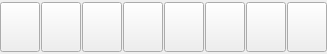
          <widget class="QWidget" name="wdepts" native="true">
           <property name="sizePolicy">
            <sizepolicy hsizetype="Preferred" vsizetype="Fixed">
             <horstretch>0</horstretch>
             <verstretch>0</verstretch>
            </sizepolicy>
           </property>
           <property name="minimumSize">
            <size>
             <width>0</width>
             <height>54</height>
            </size>
           </property>
           <property name="maximumSize">
            <size>
             <width>16777215</width>
             <height>54</height>
            </size>
           </property>
           <property name="focusPolicy">
            <enum>Qt::FocusPolicy::NoFocus</enum>
           </property>
           <layout class="QHBoxLayout" name="hlDishPart1">
            <property name="spacing">
             <number>1</number>
            </property>
            <property name="sizeConstraint">
             <enum>QLayout::SizeConstraint::SetDefaultConstraint</enum>
            </property>
            <property name="leftMargin">
             <number>0</number>
            </property>
            <property name="topMargin">
             <number>0</number>
            </property>
            <property name="rightMargin">
             <number>0</number>
            </property>
            <property name="bottomMargin">
             <number>0</number>
            </property>
            <item>
             <widget class="QToolButton" name="btnPartFavorite">
              <property name="enabled">
               <bool>true</bool>
              </property>
              <property name="sizePolicy">
               <sizepolicy hsizetype="Expanding" vsizetype="Fixed">
                <horstretch>0</horstretch>
                <verstretch>0</verstretch>
               </sizepolicy>
              </property>
              <property name="minimumSize">
               <size>
                <width>0</width>
                <height>50</height>
               </size>
              </property>
              <property name="maximumSize">
               <size>
                <width>16777215</width>
                <height>50</height>
               </size>
              </property>
              <property name="focusPolicy">
               <enum>Qt::FocusPolicy::NoFocus</enum>
              </property>
              <property name="text">
               <string/>
              </property>
              <property name="icon">
               <iconset resource="resources/res.qrc">
                <normaloff>:/favorite.png</normaloff>:/favorite.png</iconset>
              </property>
              <property name="iconSize">
               <size>
                <width>32</width>
                <height>32</height>
               </size>
              </property>
              <property name="part" stdset="0">
               <number>-1</number>
              </property>
              <property name="setup_key" stdset="0">
               <string>dlgorder_disable_btnpartfavorite</string>
              </property>
             </widget>
            </item>
            <item>
             <widget class="QToolButton" name="btnBackGroup">
              <property name="enabled">
               <bool>true</bool>
              </property>
              <property name="sizePolicy">
               <sizepolicy hsizetype="Expanding" vsizetype="Fixed">
                <horstretch>0</horstretch>
                <verstretch>0</verstretch>
               </sizepolicy>
              </property>
              <property name="minimumSize">
               <size>
                <width>0</width>
                <height>50</height>
               </size>
              </property>
              <property name="maximumSize">
               <size>
                <width>16777215</width>
                <height>50</height>
               </size>
              </property>
              <property name="focusPolicy">
               <enum>Qt::FocusPolicy::NoFocus</enum>
              </property>
              <property name="text">
               <string/>
              </property>
              <property name="icon">
               <iconset resource="resources/res.qrc">
                <normaloff>:/back.png</normaloff>:/back.png</iconset>
              </property>
              <property name="iconSize">
               <size>
                <width>32</width>
                <height>32</height>
               </size>
              </property>
              <property name="part" stdset="0">
               <number>-1</number>
              </property>
              <property name="setup_key" stdset="0">
               <string>dlgorder_disable_btnbackgroup</string>
              </property>
             </widget>
            </item>
            <item>
             <widget class="QToolButton" name="btnSearchInMenu">
              <property name="sizePolicy">
               <sizepolicy hsizetype="Expanding" vsizetype="Fixed">
                <horstretch>0</horstretch>
                <verstretch>0</verstretch>
               </sizepolicy>
              </property>
              <property name="minimumSize">
               <size>
                <width>0</width>
                <height>50</height>
               </size>
              </property>
              <property name="maximumSize">
               <size>
                <width>16777215</width>
                <height>50</height>
               </size>
              </property>
              <property name="focusPolicy">
               <enum>Qt::FocusPolicy::NoFocus</enum>
              </property>
              <property name="text">
               <string/>
              </property>
              <property name="icon">
               <iconset resource="resources/res.qrc">
                <normaloff>:/search.png</normaloff>:/search.png</iconset>
              </property>
              <property name="iconSize">
               <size>
                <width>32</width>
                <height>32</height>
               </size>
              </property>
              <property name="toolButtonStyle">
               <enum>Qt::ToolButtonStyle::ToolButtonIconOnly</enum>
              </property>
             </widget>
            </item>
            <item>
             <widget class="QToolButton" name="btnMenuHome">
              <property name="sizePolicy">
               <sizepolicy hsizetype="Expanding" vsizetype="Fixed">
                <horstretch>0</horstretch>
                <verstretch>0</verstretch>
               </sizepolicy>
              </property>
              <property name="minimumSize">
               <size>
                <width>0</width>
                <height>50</height>
               </size>
              </property>
              <property name="maximumSize">
               <size>
                <width>16777215</width>
                <height>50</height>
               </size>
              </property>
              <property name="focusPolicy">
               <enum>Qt::FocusPolicy::NoFocus</enum>
              </property>
              <property name="text">
               <string/>
              </property>
              <property name="icon">
               <iconset resource="resources/res.qrc">
                <normaloff>:/home.png</normaloff>:/home.png</iconset>
              </property>
              <property name="iconSize">
               <size>
                <width>32</width>
                <height>32</height>
               </size>
              </property>
              <property name="toolButtonStyle">
               <enum>Qt::ToolButtonStyle::ToolButtonIconOnly</enum>
              </property>
             </widget>
            </item>
            <item>
             <widget class="QToolButton" name="btnChangeMenu">
              <property name="sizePolicy">
               <sizepolicy hsizetype="Expanding" vsizetype="Fixed">
                <horstretch>0</horstretch>
                <verstretch>0</verstretch>
               </sizepolicy>
              </property>
              <property name="minimumSize">
               <size>
                <width>0</width>
                <height>50</height>
               </size>
              </property>
              <property name="maximumSize">
               <size>
                <width>16777215</width>
                <height>50</height>
               </size>
              </property>
              <property name="focusPolicy">
               <enum>Qt::FocusPolicy::NoFocus</enum>
              </property>
              <property name="text">
               <string/>
              </property>
              <property name="icon">
               <iconset resource="resources/res.qrc">
                <normaloff>:/menu.png</normaloff>:/menu.png</iconset>
              </property>
              <property name="iconSize">
               <size>
                <width>32</width>
                <height>32</height>
               </size>
              </property>
              <property name="toolButtonStyle">
               <enum>Qt::ToolButtonStyle::ToolButtonIconOnly</enum>
              </property>
              <property name="setup_key" stdset="0">
               <string>dlgorder_disable_btnchangemenu</string>
              </property>
             </widget>
            </item>
            <item>
             <widget class="QToolButton" name="btnPart1">
              <property name="enabled">
               <bool>true</bool>
              </property>
              <property name="sizePolicy">
               <sizepolicy hsizetype="Expanding" vsizetype="Fixed">
                <horstretch>0</horstretch>
                <verstretch>0</verstretch>
               </sizepolicy>
              </property>
              <property name="minimumSize">
               <size>
                <width>0</width>
                <height>50</height>
               </size>
              </property>
              <property name="maximumSize">
               <size>
                <width>16777215</width>
                <height>50</height>
               </size>
              </property>
              <property name="focusPolicy">
               <enum>Qt::FocusPolicy::NoFocus</enum>
              </property>
              <property name="text">
               <string/>
              </property>
              <property name="icon">
               <iconset resource="resources/res.qrc">
                <normaloff>:/cocktail.png</normaloff>:/cocktail.png</iconset>
              </property>
              <property name="iconSize">
               <size>
                <width>32</width>
                <height>32</height>
               </size>
              </property>
              <property name="part" stdset="0">
               <number>1</number>
              </property>
              <property name="setup_key" stdset="0">
               <string>dlgorder_disable_btnpart1</string>
              </property>
             </widget>
            </item>
            <item>
             <widget class="QToolButton" name="btnPart2">
              <property name="enabled">
               <bool>true</bool>
              </property>
              <property name="sizePolicy">
               <sizepolicy hsizetype="Expanding" vsizetype="Fixed">
                <horstretch>0</horstretch>
                <verstretch>0</verstretch>
               </sizepolicy>
              </property>
              <property name="minimumSize">
               <size>
                <width>0</width>
                <height>50</height>
               </size>
              </property>
              <property name="maximumSize">
               <size>
                <width>16777215</width>
                <height>50</height>
               </size>
              </property>
              <property name="focusPolicy">
               <enum>Qt::FocusPolicy::NoFocus</enum>
              </property>
              <property name="text">
               <string/>
              </property>
              <property name="icon">
               <iconset resource="resources/res.qrc">
                <normaloff>:/dish.png</normaloff>:/dish.png</iconset>
              </property>
              <property name="iconSize">
               <size>
                <width>32</width>
                <height>32</height>
               </size>
              </property>
              <property name="part" stdset="0">
               <number>2</number>
              </property>
              <property name="setup_key" stdset="0">
               <string>dlgorder_disable_btnpart2</string>
              </property>
             </widget>
            </item>
            <item>
             <widget class="QToolButton" name="btnPart3">
              <property name="enabled">
               <bool>true</bool>
              </property>
              <property name="sizePolicy">
               <sizepolicy hsizetype="Expanding" vsizetype="Fixed">
                <horstretch>0</horstretch>
                <verstretch>0</verstretch>
               </sizepolicy>
              </property>
              <property name="minimumSize">
               <size>
                <width>0</width>
                <height>50</height>
               </size>
              </property>
              <property name="maximumSize">
               <size>
                <width>16777215</width>
                <height>50</height>
               </size>
              </property>
              <property name="focusPolicy">
               <enum>Qt::FocusPolicy::NoFocus</enum>
              </property>
              <property name="text">
               <string/>
              </property>
              <property name="icon">
               <iconset resource="resources/res.qrc">
                <normaloff>:/cola.png</normaloff>:/cola.png</iconset>
              </property>
              <property name="iconSize">
               <size>
                <width>32</width>
                <height>32</height>
               </size>
              </property>
              <property name="flat" stdset="0">
               <bool>false</bool>
              </property>
              <property name="part" stdset="0">
               <number>3</number>
              </property>
              <property name="setup_key" stdset="0">
               <string>dlgorder_disable_btnpart3</string>
              </property>
             </widget>
            </item>
           </layout>
          </widget>
